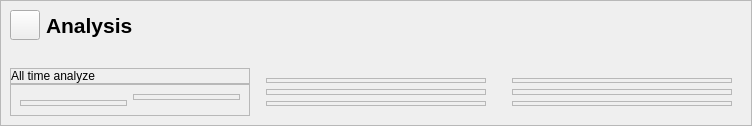
         <widget class="QWidget" name="b_analysisPage">
          <layout class="QGridLayout" name="gridLayout_19">
           <property name="leftMargin">
            <number>0</number>
           </property>
           <property name="topMargin">
            <number>0</number>
           </property>
           <property name="rightMargin">
            <number>0</number>
           </property>
           <property name="bottomMargin">
            <number>0</number>
           </property>
           <property name="spacing">
            <number>0</number>
           </property>
           <item row="0" column="0">
            <widget class="QFrame" name="analysisMain">
             <property name="sizePolicy">
              <sizepolicy hsizetype="Preferred" vsizetype="Expanding">
               <horstretch>0</horstretch>
               <verstretch>0</verstretch>
              </sizepolicy>
             </property>
             <property name="frameShape">
              <enum>QFrame::StyledPanel</enum>
             </property>
             <property name="frameShadow">
              <enum>QFrame::Raised</enum>
             </property>
             <layout class="QGridLayout" name="gridLayout_16">
              <property name="leftMargin">
               <number>0</number>
              </property>
              <property name="topMargin">
               <number>0</number>
              </property>
              <property name="rightMargin">
               <number>0</number>
              </property>
              <property name="bottomMargin">
               <number>0</number>
              </property>
              <property name="spacing">
               <number>0</number>
              </property>
              <item row="0" column="0">
               <widget class="QWidget" name="mainBody_3" native="true">
                <property name="sizePolicy">
                 <sizepolicy hsizetype="Expanding" vsizetype="Expanding">
                  <horstretch>0</horstretch>
                  <verstretch>0</verstretch>
                 </sizepolicy>
                </property>
                <property name="minimumSize">
                 <size>
                  <width>0</width>
                  <height>0</height>
                 </size>
                </property>
                <layout class="QVBoxLayout" name="verticalLayout_21">
                 <property name="spacing">
                  <number>0</number>
                 </property>
                 <property name="leftMargin">
                  <number>0</number>
                 </property>
                 <property name="topMargin">
                  <number>0</number>
                 </property>
                 <property name="rightMargin">
                  <number>0</number>
                 </property>
                 <property name="bottomMargin">
                  <number>0</number>
                 </property>
                 <item alignment="Qt::AlignTop">
                  <widget class="QWidget" name="headerFrame_3" native="true">
                   <layout class="QHBoxLayout" name="horizontalLayout_30">
                    <property name="spacing">
                     <number>0</number>
                    </property>
                    <property name="leftMargin">
                     <number>0</number>
                    </property>
                    <property name="topMargin">
                     <number>0</number>
                    </property>
                    <property name="rightMargin">
                     <number>0</number>
                    </property>
                    <property name="bottomMargin">
                     <number>10</number>
                    </property>
                    <item>
                     <widget class="QWidget" name="mainMenuButton_3" native="true">
                      <layout class="QHBoxLayout" name="horizontalLayout_31">
                       <item>
                        <widget class="QPushButton" name="menuButton_3">
                         <property name="minimumSize">
                          <size>
                           <width>30</width>
                           <height>30</height>
                          </size>
                         </property>
                         <property name="maximumSize">
                          <size>
                           <width>30</width>
                           <height>30</height>
                          </size>
                         </property>
                         <property name="sizeIncrement">
                          <size>
                           <width>10</width>
                           <height>10</height>
                          </size>
                         </property>
                         <property name="styleSheet">
                          <string notr="true">image: url(:/icons/assets/icons/align-justify.svg);
magin-left: 3px</string>
                         </property>
                         <property name="text">
                          <string/>
                         </property>
                         <property name="iconSize">
                          <size>
                           <width>18</width>
                           <height>18</height>
                          </size>
                         </property>
                         <property name="checkable">
                          <bool>true</bool>
                         </property>
                        </widget>
                       </item>
                       <item>
                        <widget class="QLabel" name="homeHeader_3">
                         <property name="font">
                          <font>
                           <pointsize>16</pointsize>
                           <bold>true</bold>
                          </font>
                         </property>
                         <property name="text">
                          <string>Analysis</string>
                         </property>
                        </widget>
                       </item>
                      </layout>
                     </widget>
                    </item>
                    <item>
                     <widget class="QWidget" name="mainSearchFrame_3" native="true">
                      <layout class="QHBoxLayout" name="horizontalLayout_32"/>
                     </widget>
                    </item>
                    <item>
                     <widget class="QWidget" name="mainAccountFrame_3" native="true">
                      <layout class="QHBoxLayout" name="horizontalLayout_34">
                       <property name="spacing">
                        <number>0</number>
                       </property>
                       <property name="leftMargin">
                        <number>0</number>
                       </property>
                       <property name="topMargin">
                        <number>0</number>
                       </property>
                       <property name="rightMargin">
                        <number>0</number>
                       </property>
                       <property name="bottomMargin">
                        <number>0</number>
                       </property>
                      </layout>
                     </widget>
                    </item>
                   </layout>
                  </widget>
                 </item>
                 <item>
                  <widget class="QWidget" name="subcardFrame_3" native="true">
                   <property name="sizePolicy">
                    <sizepolicy hsizetype="Preferred" vsizetype="Expanding">
                     <horstretch>0</horstretch>
                     <verstretch>0</verstretch>
                    </sizepolicy>
                   </property>
                   <property name="maximumSize">
                    <size>
                     <width>16777215</width>
                     <height>16777215</height>
                    </size>
                   </property>
                   <layout class="QHBoxLayout" name="horizontalLayout_40">
                    <item>
                     <widget class="QWidget" name="left_content" native="true">
                      <property name="minimumSize">
                       <size>
                        <width>240</width>
                        <height>0</height>
                       </size>
                      </property>
                      <property name="styleSheet">
                       <string notr="true">#widget{
border: 2px solid #1e1e1e;
border-radius: 10px
}</string>
                      </property>
                      <layout class="QVBoxLayout" name="verticalLayout_22">
                       <property name="spacing">
                        <number>0</number>
                       </property>
                       <property name="leftMargin">
                        <number>0</number>
                       </property>
                       <property name="topMargin">
                        <number>0</number>
                       </property>
                       <property name="rightMargin">
                        <number>0</number>
                       </property>
                       <property name="bottomMargin">
                        <number>0</number>
                       </property>
                       <item>
                        <widget class="QFrame" name="frame_28">
                         <property name="frameShape">
                          <enum>QFrame::StyledPanel</enum>
                         </property>
                         <property name="frameShadow">
                          <enum>QFrame::Raised</enum>
                         </property>
                         <widget class="QFrame" name="frame_39">
                          <property name="geometry">
                           <rect>
                            <x>40</x>
                            <y>50</y>
                            <width>120</width>
                            <height>80</height>
                           </rect>
                          </property>
                          <property name="frameShape">
                           <enum>QFrame::StyledPanel</enum>
                          </property>
                          <property name="frameShadow">
                           <enum>QFrame::Raised</enum>
                          </property>
                         </widget>
                        </widget>
                       </item>
                       <item>
                        <widget class="QFrame" name="frame_19">
                         <property name="maximumSize">
                          <size>
                           <width>16777213</width>
                           <height>30</height>
                          </size>
                         </property>
                         <property name="frameShape">
                          <enum>QFrame::StyledPanel</enum>
                         </property>
                         <property name="frameShadow">
                          <enum>QFrame::Raised</enum>
                         </property>
                         <layout class="QGridLayout" name="gridLayout_17">
                          <property name="leftMargin">
                           <number>0</number>
                          </property>
                          <property name="topMargin">
                           <number>0</number>
                          </property>
                          <property name="rightMargin">
                           <number>0</number>
                          </property>
                          <property name="bottomMargin">
                           <number>0</number>
                          </property>
                          <property name="spacing">
                           <number>0</number>
                          </property>
                          <item row="0" column="0" alignment="Qt::AlignLeft">
                           <widget class="QLabel" name="label">
                            <property name="text">
                             <string>All time analyze</string>
                            </property>
                           </widget>
                          </item>
                         </layout>
                        </widget>
                       </item>
                       <item>
                        <widget class="QFrame" name="frame_27">
                         <property name="frameShape">
                          <enum>QFrame::StyledPanel</enum>
                         </property>
                         <property name="frameShadow">
                          <enum>QFrame::Raised</enum>
                         </property>
                         <layout class="QGridLayout" name="gridLayout_18">
                          <item row="0" column="0">
                           <widget class="QFrame" name="frame_38">
                            <property name="frameShape">
                             <enum>QFrame::StyledPanel</enum>
                            </property>
                            <property name="frameShadow">
                             <enum>QFrame::Raised</enum>
                            </property>
                            <widget class="QFrame" name="frame_40">
                             <property name="geometry">
                              <rect>
                               <x>0</x>
                               <y>0</y>
                               <width>120</width>
                               <height>80</height>
                              </rect>
                             </property>
                             <property name="frameShape">
                              <enum>QFrame::StyledPanel</enum>
                             </property>
                             <property name="frameShadow">
                              <enum>QFrame::Raised</enum>
                             </property>
                            </widget>
                           </widget>
                          </item>
                          <item row="0" column="1" rowspan="2">
                           <widget class="QFrame" name="frame_37">
                            <property name="frameShape">
                             <enum>QFrame::StyledPanel</enum>
                            </property>
                            <property name="frameShadow">
                             <enum>QFrame::Raised</enum>
                            </property>
                           </widget>
                          </item>
                          <item row="1" column="0" rowspan="2">
                           <widget class="QFrame" name="frame_35">
                            <property name="frameShape">
                             <enum>QFrame::StyledPanel</enum>
                            </property>
                            <property name="frameShadow">
                             <enum>QFrame::Raised</enum>
                            </property>
                           </widget>
                          </item>
                          <item row="2" column="1">
                           <widget class="QFrame" name="frame_36">
                            <property name="frameShape">
                             <enum>QFrame::StyledPanel</enum>
                            </property>
                            <property name="frameShadow">
                             <enum>QFrame::Raised</enum>
                            </property>
                           </widget>
                          </item>
                         </layout>
                        </widget>
                       </item>
                      </layout>
                     </widget>
                    </item>
                    <item>
                     <widget class="QWidget" name="mid_content" native="true">
                      <property name="minimumSize">
                       <size>
                        <width>240</width>
                        <height>0</height>
                       </size>
                      </property>
                      <property name="styleSheet">
                       <string notr="true">#widget_2{
border: 2px solid #1e1e1e;
border-radius: 10px
}</string>
                      </property>
                      <layout class="QVBoxLayout" name="verticalLayout_23">
                       <property name="leftMargin">
                        <number>10</number>
                       </property>
                       <property name="topMargin">
                        <number>10</number>
                       </property>
                       <property name="rightMargin">
                        <number>10</number>
                       </property>
                       <property name="bottomMargin">
                        <number>10</number>
                       </property>
                       <item>
                        <widget class="QFrame" name="frame_31">
                         <property name="frameShape">
                          <enum>QFrame::StyledPanel</enum>
                         </property>
                         <property name="frameShadow">
                          <enum>QFrame::Raised</enum>
                         </property>
                        </widget>
                       </item>
                       <item>
                        <widget class="QFrame" name="frame_29">
                         <property name="frameShape">
                          <enum>QFrame::StyledPanel</enum>
                         </property>
                         <property name="frameShadow">
                          <enum>QFrame::Raised</enum>
                         </property>
                        </widget>
                       </item>
                       <item>
                        <widget class="QFrame" name="frame_30">
                         <property name="frameShape">
                          <enum>QFrame::StyledPanel</enum>
                         </property>
                         <property name="frameShadow">
                          <enum>QFrame::Raised</enum>
                         </property>
                        </widget>
                       </item>
                      </layout>
                     </widget>
                    </item>
                    <item>
                     <widget class="QWidget" name="right_content" native="true">
                      <property name="minimumSize">
                       <size>
                        <width>240</width>
                        <height>0</height>
                       </size>
                      </property>
                      <property name="styleSheet">
                       <string notr="true">#widget_3{
border: 2px solid #1e1e1e;
border-radius: 10px
}</string>
                      </property>
                      <layout class="QVBoxLayout" name="verticalLayout_24">
                       <property name="leftMargin">
                        <number>10</number>
                       </property>
                       <property name="topMargin">
                        <number>10</number>
                       </property>
                       <property name="rightMargin">
                        <number>10</number>
                       </property>
                       <property name="bottomMargin">
                        <number>10</number>
                       </property>
                       <item>
                        <widget class="QFrame" name="frame_34">
                         <property name="frameShape">
                          <enum>QFrame::StyledPanel</enum>
                         </property>
                         <property name="frameShadow">
                          <enum>QFrame::Raised</enum>
                         </property>
                        </widget>
                       </item>
                       <item>
                        <widget class="QFrame" name="frame_33">
                         <property name="frameShape">
                          <enum>QFrame::StyledPanel</enum>
                         </property>
                         <property name="frameShadow">
                          <enum>QFrame::Raised</enum>
                         </property>
                        </widget>
                       </item>
                       <item>
                        <widget class="QFrame" name="frame_32">
                         <property name="frameShape">
                          <enum>QFrame::StyledPanel</enum>
                         </property>
                         <property name="frameShadow">
                          <enum>QFrame::Raised</enum>
                         </property>
                        </widget>
                       </item>
                      </layout>
                     </widget>
                    </item>
                   </layout>
                  </widget>
                 </item>
                </layout>
               </widget>
              </item>
             </layout>
            </widget>
           </item>
          </layout>
         </widget>
